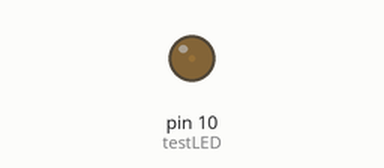
A sketch run on a simulated Arduino Uno, built with avr-gcc and run on an emulated ATmega328P. On the bench: output pins drawn as LEDs (lit = HIGH).

Above: at 0.05 s.
At 0.95 s:
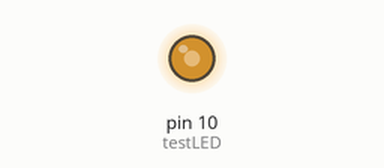
At 1.4 s:
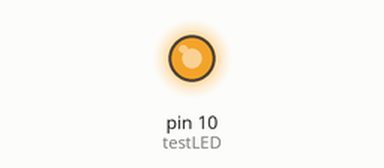
At 2.75 s:
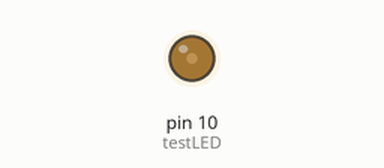
Timing chart, 0 to 7.2 s (numbered marks = the images above):
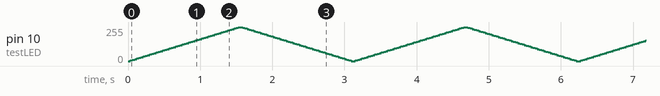

The sketch:

mfs_fading.ino
```cpp
int testLED = 10; // LED D4 in MF Shield

void setup()
{
  // Nothing to do here
}

void loop()
{
  for (int fadeValue = 0 ; fadeValue <= 255; fadeValue += 5)
  {
    analogWrite(testLED, fadeValue);
    delay(30);
  }

  for (int fadeValue = 255 ; fadeValue >= 0; fadeValue -= 5)
  {
    analogWrite(testLED, fadeValue);
    delay(30);
  }
}
```
